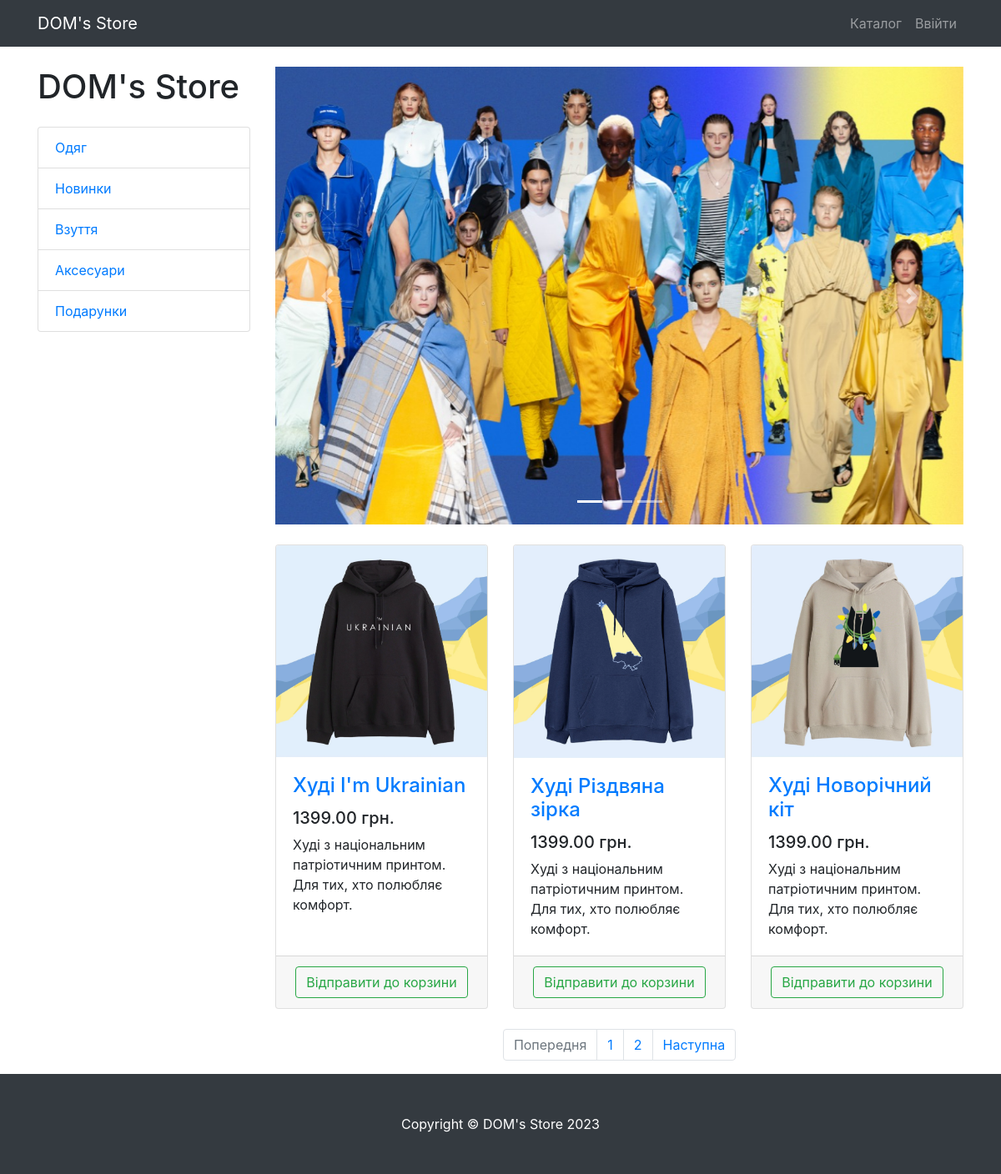
Page /products/category/1/ on the committed database.
### products/models.py (models this page shows, shortened)
class ProductCategory(models.Model):
    name = models.CharField(max_length=128, unique=True)
    description = models.TextField(null=True, blank=True)
    class Meta:
        verbose_name = 'category'
        verbose_name_plural = 'categories'

class Product(models.Model):
    name = models.CharField(max_length=256)
    description = models.TextField()
    price = models.DecimalField(max_digits=6, decimal_places=2)
    quantity = models.PositiveIntegerField(default=0)
    image = models.ImageField(upload_to='products_images')
    category = models.ForeignKey(to=ProductCategory, on_delete=models.CASCADE)
    class Meta:
        verbose_name = 'product'
        verbose_name_plural = 'products'

### products/views.py (the view)
# urls.py: path('', ProductsListView.as_view(), name='index'),
class ProductsListView(TitleMixin, ListView):
    model = Product
    template_name = 'products/products.html'
    paginate_by = 3
    title = "DOM's Store - Каталог"
    def get_queryset(self):
        queryset = super(ProductsListView, self).get_queryset()
        category_pk = self.kwargs.get('category_pk')
        return queryset.filter(category_id=category_pk) if category_pk else queryset
    def get_context_data(self, *, object_list=None, **kwargs):
        context = super(ProductsListView, self).get_context_data()
        context['categories'] = ProductCategory.objects.all()
        return context

### common/views.py (called while the page is built)
    def get_context_data(self, **kwargs):
        context = super(TitleMixin, self).get_context_data(**kwargs)
        context['title'] = self.title
        return context

### products/templates/products/products.html (shortened to what this page needs)
{% extends 'products/base.html' %}
{% load static %}
{% block css %}
<link href="{% static 'vendor/css/products.css' %}" rel="stylesheet">
{% endblock %}
{% block content %}
<div class="container">
    <div class="row">
        <div class="col-lg-3">
            <h1 class="my-4">DOM's Store</h1>
            <div class="list-group">
                {% for category in categories %}
                <a href="{% url 'products:category' category.pk %}" class="list-group-item">
                    {{ category.name }}
                </a>
                {% endfor %}
            </div>
        </div>
        <div class="col-lg-9">
            <div id="carouselExampleIndicators" class="carousel slide my-4" data-ride="carousel">
                <ol class="carousel-indicators">
                    <li data-target="#carouselExampleIndicators" data-slide-to="0" class="active"></li>
                    <li data-target="#carouselExampleIndicators" data-slide-to="1"></li>
                    <li data-target="#carouselExampleIndicators" data-slide-to="2"></li>
                </ol>
                <div class="carousel-inner" role="listbox">
                    <div class="carousel-item active">
                        <img class="d-block img-fluid" src="/static/vendor/img/slides/slide_1.jpg" alt="First slide">
                    </div>
                </div>
                <a class="carousel-control-prev" href="#carouselExampleIndicators" role="button" data-slide="prev">
                    <span class="carousel-control-prev-icon" aria-hidden="true"></span>
                </a>
                <a class="carousel-control-next" href="#carouselExampleIndicators" role="button" data-slide="next">
                    <span class="carousel-control-next-icon" aria-hidden="true"></span>
                </a>
            </div>
            <div class="row">
            {% for product in object_list %}
                <div class="col-lg-4 col-md-6 mb-4">
                    <div class="card h-100">
                        <a href="#">
                            <img class="card-img-top"
                                 src='{{ product.image.url }}'
                                 alt="">
                        </a>
                        <div class="card-body">
                            <h4 class="card-title">
                                <a href="#">{{ product.name }} </a>
                            </h4>
                            <h5>{{ product.price }} грн.</h5>
                            <p class="card-text">{{ product.description }}</p>
                        </div>
                        <div class="card-footer text-center">
                            <a class="btn btn-outline-success"
                               href="{% url 'products:basket_add' product.pk %}">
                                Відправити до корзини
                            </a>
                        </div>
                    </div>
                </div>
            {% endfor %}
            </div>
            {% if is_paginated %}
                <nav aria-label="Page navigation example">
                    <ul class="pagination justify-content-center">
                        <li class="page-item {% if not page_obj.has_previous %} disabled {% endif %}">
                            <a class="page-link"
                            href="{% if page_obj.has_previous %} {% url 'products:paginator' page_obj.previous_page_number %} {% else %} # {% endif %}"
                            tabindex="-1" aria-disabled="true">
                                Попередня
                            </a>
                        </li>
                        {% for page in paginator.page_range %}
                            <li class="page-item">
                                <a class="page-link" href="{% url 'products:paginator' page %}">
                                    {{ page }}
                                </a>
                            </li>
                        {% endfor %}
                        <li class="page-item {% if not page_obj.has_next %} disabled {% endif %}">
                            <a class="page-link" href="{% if page_obj.has_next %} {% url 'products:paginator' page_obj.next_page_number %} {% else %} # {% endif %}">
                                Наступна
                            </a>
                        </li>
                </ul>
            </nav>
            {% endif %}
        </div>
    </div>
</div>
{% endblock %}
{% block footer %}
<footer class="py-5 bg-dark">
    <div class="container">
        <p class="m-0 text-center text-white">Copyright &copy; DOM's Store 2023</p>
    </div>
</footer>
{% endblock %}

### rows in the picture
ProductCategory: name "Одяг"
ProductCategory: name "Новинки"
ProductCategory: name "Взуття"
ProductCategory: name "Аксесуари"
ProductCategory: name "Подарунки"
Product: image (picture), name "Худі I'm Ukrainian", price "1399.00", description "Худі з національним патріотичним принтом. Для тих, хто полюбляє комфорт."
Product: image (picture), name "Худі Різдвяна зірка", price "1399.00", description "Худі з національним патріотичним принтом. Для тих, хто полюбляє комфорт."
Product: image (picture), name "Худі Новорічний кіт", price "1399.00", description "Худі з національним патріотичним принтом. Для тих, хто полюбляє комфорт."

### other values in the picture
{{ page }} "1" "2"
